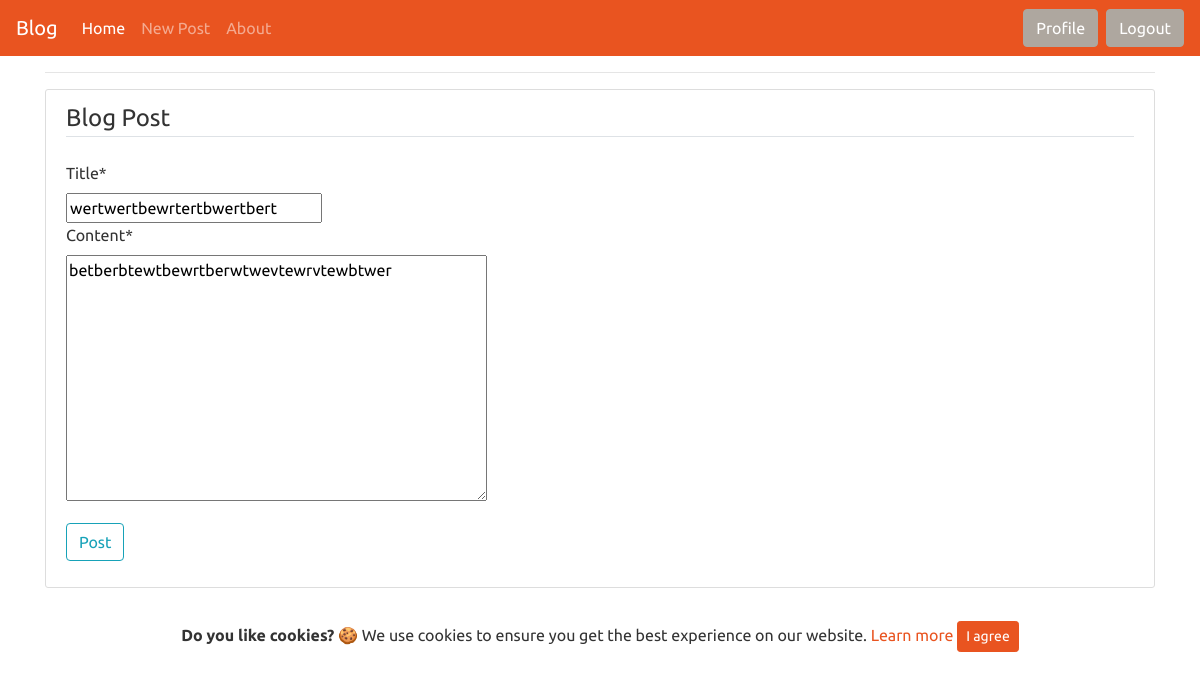
Screenshot of /post/12/update/ (signed in) with the database file from the repository.
### blog/models.py (models this page shows, shortened)
class Post(models.Model):
    title = models.CharField(max_length=50)
    content = models.TextField()
    date_posted = models.DateTimeField(default=timezone.now)
    author = models.ForeignKey(User, on_delete=models.CASCADE)

### blog/views.py (the view, shortened to what this page needs)
# urls.py: path('post/<int:pk>/update/', PostUpdateView.as_view(), name='post-update'), #grab the value from link id of post me to <pk> epeidh 3erw oti einai integer vazw <int:pk>
class PostUpdateView(LoginRequiredMixin, UserPassesTestMixin, UpdateView):
    model = Post
    fields = ['title', 'content']
    def test_func(self):#UserPassesTestMixin to test_func einai apo edw
        post = self.get_object() #vazoume to post se mia metavlhth
        if self.request.user == post.author: #elegxoume ean o user p ekane to request einai idios me ton author tou post mas
            return True #ean einai ontws epistrefei true ara to epitrepei na ginei edit
        return False #eidallws aporhptetai

### blog/templates/blog/post_form.html (shortened to what this page needs)
{% extends 'blog/base.html' %}
{% load crispy_forms_tags %}
{% block content %}
            <div class="content-section">
                <form method="post">
                    <fieldset class="form-group">
                        <legend class="border-bottom mb-4">Blog Post</legend>
                        {{ form|crispy }}
                    </fieldset>
                    <div class="form-group">
                        <button type="submit" class="btn btn-outline-info">Post</button>
                    </div>
                </form>
            </div>
{% endblock %}

### blog/static/blog/main.css (style rules this page uses)
body { background: #fafafa; color: #333333; margin-top: 5rem; }
.content-section { background: #ffffff; padding: 10px 20px; border: 1px solid #dddddd; border-radius: 3px; margin-bottom: 20px; }

### rows the page displays
Post: title "wertwertbewrtertbwertbert", content "betberbtewtbewrtberwtwevtewrvtewbtwer"
